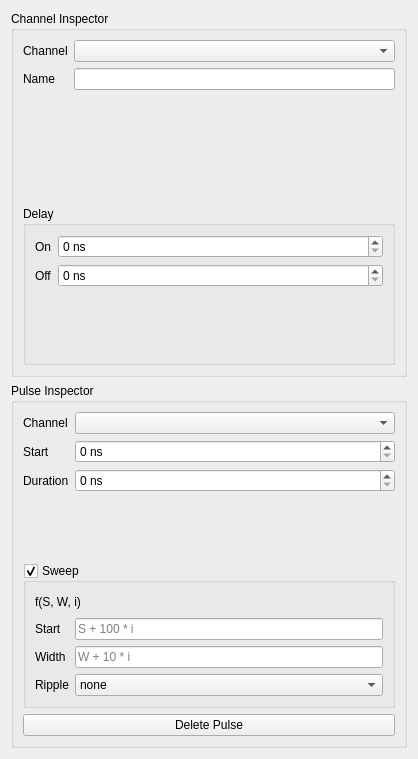
<?xml version="1.0" encoding="UTF-8"?>
<ui version="4.0">
 <class>InspectorWidget</class>
 <widget class="QWidget" name="InspectorWidget">
  <property name="geometry">
   <rect>
    <x>0</x>
    <y>0</y>
    <width>418</width>
    <height>759</height>
   </rect>
  </property>
  <property name="windowTitle">
   <string>Form</string>
  </property>
  <layout class="QVBoxLayout" name="verticalLayout">
   <item>
    <widget class="QGroupBox" name="channel_box">
     <property name="title">
      <string>Channel Inspector</string>
     </property>
     <layout class="QVBoxLayout" name="verticalLayout_6">
      <item>
       <layout class="QFormLayout" name="formLayout">
        <item row="0" column="0">
         <widget class="QLabel" name="channel_label">
          <property name="text">
           <string>Channel</string>
          </property>
         </widget>
        </item>
        <item row="1" column="0">
         <widget class="QLabel" name="name_label">
          <property name="text">
           <string>Name</string>
          </property>
         </widget>
        </item>
        <item row="0" column="1">
         <widget class="QComboBox" name="pb_id_combo"/>
        </item>
        <item row="1" column="1">
         <widget class="QLineEdit" name="channel_name_edit"/>
        </item>
       </layout>
      </item>
      <item>
       <widget class="QGroupBox" name="channel_delay_box">
        <property name="title">
         <string>Delay</string>
        </property>
        <layout class="QFormLayout" name="formLayout_2">
         <item row="0" column="0">
          <widget class="QLabel" name="on_label">
           <property name="text">
            <string>On</string>
           </property>
          </widget>
         </item>
         <item row="0" column="1">
          <widget class="QSpinBox" name="delay_on_spin">
           <property name="suffix">
            <string> ns</string>
           </property>
           <property name="maximum">
            <number>999999999</number>
           </property>
          </widget>
         </item>
         <item row="1" column="0">
          <widget class="QLabel" name="off_label">
           <property name="text">
            <string>Off</string>
           </property>
          </widget>
         </item>
         <item row="1" column="1">
          <widget class="QSpinBox" name="delay_off_spin">
           <property name="suffix">
            <string> ns</string>
           </property>
           <property name="maximum">
            <number>999999999</number>
           </property>
          </widget>
         </item>
        </layout>
       </widget>
      </item>
     </layout>
    </widget>
   </item>
   <item>
    <widget class="QGroupBox" name="pulse_box">
     <property name="title">
      <string>Pulse Inspector</string>
     </property>
     <layout class="QVBoxLayout" name="verticalLayout_2">
      <item>
       <layout class="QFormLayout" name="formLayout_3">
        <item row="0" column="0">
         <widget class="QLabel" name="channel_label_2">
          <property name="text">
           <string>Channel</string>
          </property>
         </widget>
        </item>
        <item row="0" column="1">
         <widget class="QComboBox" name="channel_combo"/>
        </item>
        <item row="1" column="0">
         <widget class="QLabel" name="start_label">
          <property name="text">
           <string>Start</string>
          </property>
         </widget>
        </item>
        <item row="1" column="1">
         <widget class="QSpinBox" name="start_spin">
          <property name="suffix">
           <string> ns</string>
          </property>
          <property name="maximum">
           <number>999999999</number>
          </property>
         </widget>
        </item>
        <item row="2" column="0">
         <widget class="QLabel" name="duration_label">
          <property name="text">
           <string>Duration</string>
          </property>
         </widget>
        </item>
        <item row="2" column="1">
         <widget class="QSpinBox" name="duration_spin">
          <property name="suffix">
           <string> ns</string>
          </property>
          <property name="maximum">
           <number>999999999</number>
          </property>
         </widget>
        </item>
       </layout>
      </item>
      <item>
       <widget class="QGroupBox" name="sweep_box">
        <property name="title">
         <string>Sweep</string>
        </property>
        <property name="flat">
         <bool>false</bool>
        </property>
        <property name="checkable">
         <bool>true</bool>
        </property>
        <layout class="QVBoxLayout" name="verticalLayout_3">
         <item>
          <widget class="QLabel" name="label">
           <property name="text">
            <string>f(S, W, i)</string>
           </property>
          </widget>
         </item>
         <item>
          <layout class="QFormLayout" name="sweep_form">
           <item row="0" column="0">
            <widget class="QLabel" name="start_lbl">
             <property name="text">
              <string>Start</string>
             </property>
            </widget>
           </item>
           <item row="0" column="1">
            <widget class="QLineEdit" name="sweep_start_edit">
             <property name="placeholderText">
              <string>S + 100 * i</string>
             </property>
            </widget>
           </item>
           <item row="1" column="0">
            <widget class="QLabel" name="width_lbl">
             <property name="text">
              <string>Width</string>
             </property>
            </widget>
           </item>
           <item row="1" column="1">
            <widget class="QLineEdit" name="sweep_duration_edit">
             <property name="placeholderText">
              <string>W + 10 * i</string>
             </property>
            </widget>
           </item>
           <item row="2" column="0">
            <widget class="QLabel" name="ripple_lbl">
             <property name="text">
              <string>Ripple</string>
             </property>
            </widget>
           </item>
           <item row="2" column="1">
            <widget class="QComboBox" name="ripple_combo">
             <item>
              <property name="text">
               <string>none</string>
              </property>
             </item>
             <item>
              <property name="text">
               <string>channel</string>
              </property>
             </item>
             <item>
              <property name="text">
               <string>global</string>
              </property>
             </item>
            </widget>
           </item>
          </layout>
         </item>
        </layout>
       </widget>
      </item>
      <item>
       <widget class="QPushButton" name="delete_pulse_btn">
        <property name="text">
         <string>Delete Pulse</string>
        </property>
       </widget>
      </item>
     </layout>
    </widget>
   </item>
  </layout>
 </widget>
 <resources/>
 <connections/>
</ui>
